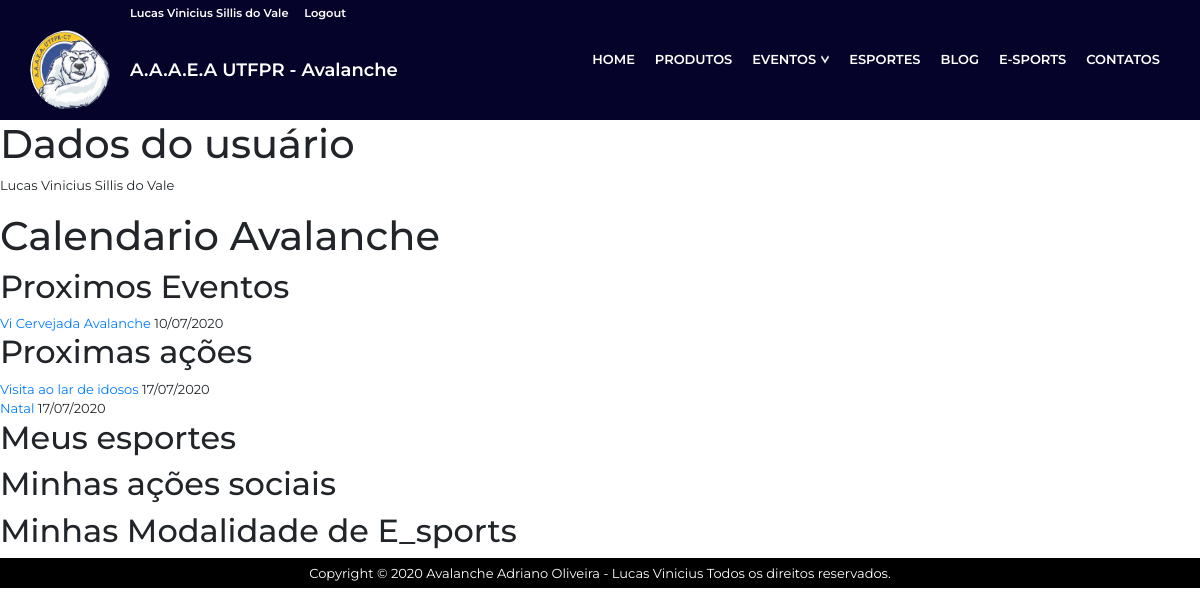
The app's page /Minha-Conta/ (signed in), older data.
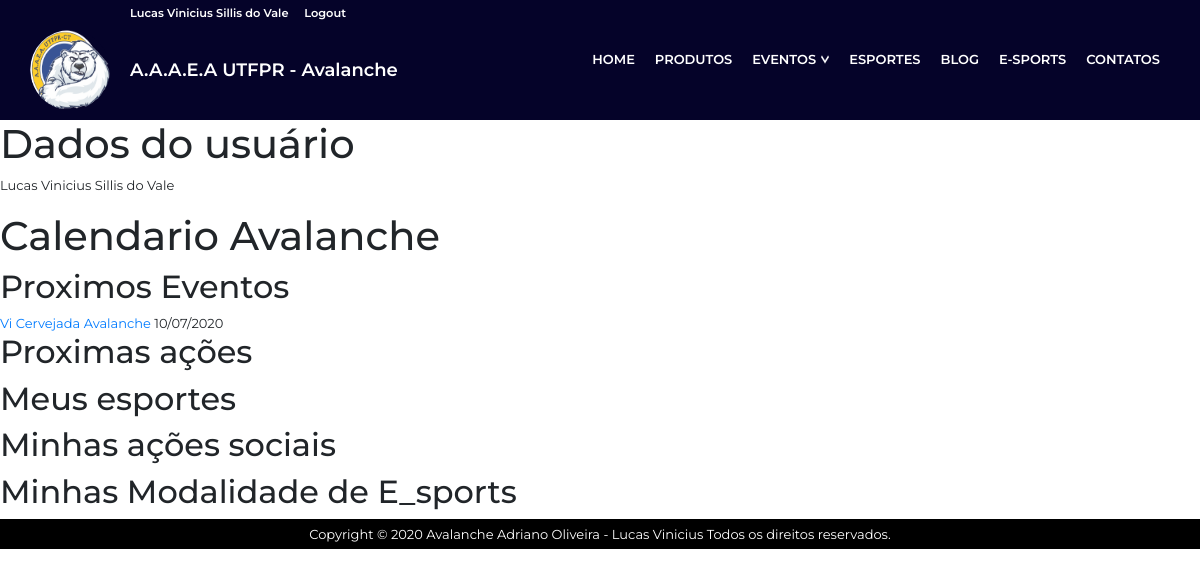
The same page, newer data.
### Avalancheutfpr/models.py (models this page shows, shortened)
class eventos(models.Model):
    status = (('Ativo', 'Ativo'), ('Encerrado', 'Encerrado'),)
    name = models.CharField(max_length=30,null=False,blank=False,verbose_name='Nome')
    previa = models.TextField(null=False,blank=False,verbose_name='Prévia')
    descricao = models.TextField(null=False,blank=False,verbose_name='Descrição')
    image = StdImageField(upload_to=get_file_path, null=False, blank=False)
    slug = AutoSlugField(populate_from = 'name')
    data = models.DateField(auto_now_add=False,blank=True,null=True)
    pub_date = models.DateField(auto_now_add=True,verbose_name='Data de Publicação')
    Status = models.CharField(max_length=30, null=True, blank=True, choices=status, default='Ativo')
    class Meta:
        verbose_name = 'Evento'
        verbose_name_plural = 'Eventos'
        ordering = ['-pub_date']

class campanhas(models.Model):
    status = (('Ativo', 'Ativo'), ('Encerrado', 'Encerrado'),)
    name = models.CharField(max_length=30,null=False,blank=False,verbose_name='Nome')
    previa = models.TextField(null=False, blank=False, verbose_name='Prévia')
    descricao = models.TextField(null=False,blank=False,verbose_name='Descrição')
    local = models.CharField(max_length=255)
    image = StdImageField(upload_to=get_file_path, null=False, blank=False)
    QRcode = StdImageField(upload_to=get_file_path, null=True, blank=True)
    slug = AutoSlugField(populate_from='name')
    data = models.DateField(auto_now_add=False, blank=True, null=True,verbose_name='Data de Realização')
    pub_date = models.DateField(auto_now_add=True,verbose_name='Data de publicação')
    Status = models.CharField(max_length=30, null=True, blank=True, choices=status, default='Ativo')
    class Meta:
        verbose_name= 'Ação Social'
        verbose_name_plural = 'Ações Sociais'
        ordering = ['-pub_date']

### Contas/views.py (the view)
# urls.py: path('Minha-Conta/',Minha_Conta,name = 'Minha_Conta'),
def Minha_Conta(request):
    if request.user.is_authenticated:
        Inscricao_modalidades = inscricao_modalidades.objects.filter(usuario = request.user).order_by('modalidade')
        Inscricao_campanhas_sociais = inscricao_campanhas_sociais.objects.filter(usuario = request.user).order_by('campanha')
        Inscricao_E_sports = inscricao_E_sports.objects.filter(usuario = request.user).order_by('game')
        Eventos = eventos.objects.all().order_by('-pub_date')
        Campanhas = campanhas.objects.all().order_by('-pub_date')
        context = {}
        context['Eventos'] = Eventos
        context['Campanhas'] = Campanhas
        context['Inscricao_esportes'] = Inscricao_modalidades
        context['Inscricao_campanhas'] = Inscricao_campanhas_sociais
        context['Inscricao_E_sports'] = Inscricao_E_sports
        return render(request,'Minha_Conta.html',context)
    return redirect('Login')

### Contas/models.py (called while the page is built)
    @property
    def get_socio(self):
        return self.Socio

### Contas/templates/Minha_Conta.html (shortened to what this page needs)
{% extends 'Base.html' %}
{% load static %}
{%load bootstrap4 %}
{%block body%}
<h1>Dados do usuário</h1>
<p>{{user.Nome_completo}}</p>
<h1>Calendario Avalanche</h1>
<h2>Proximos Eventos</h2>
{%for evento in Eventos %}
    <tr>
        <td>
          <a href="{% url 'Eventos_View' evento.slug%}">{{evento.name}}</a>
        </td>
        <td>
            {{evento.data|date:"d/m/Y"}}
        </td>
    </tr><br>
    {%endfor%}
<h2>Proximas ações</h2>
{%for campanha in Campanhas %}
    <tr>
        <td>
          <a href="{%url 'Campanhas_View' campanha.slug%}">{{campanha.name}}</a>
        </td>
        <td>
            {{campanha.data|date:"d/m/Y"}}
        </td>
    </tr><br>
    {%endfor%}
<h2>Meus esportes</h2>
<h2>Minhas ações sociais</h2>
<h2>Minhas Modalidade de E_sports</h2>
{%endblock%}

Row changes from the older to the newer data that the page shows:
removed campanhas: name "Visita ao lar de idosos", data "17/07/2020"
removed campanhas: name "Natal", data "17/07/2020"
